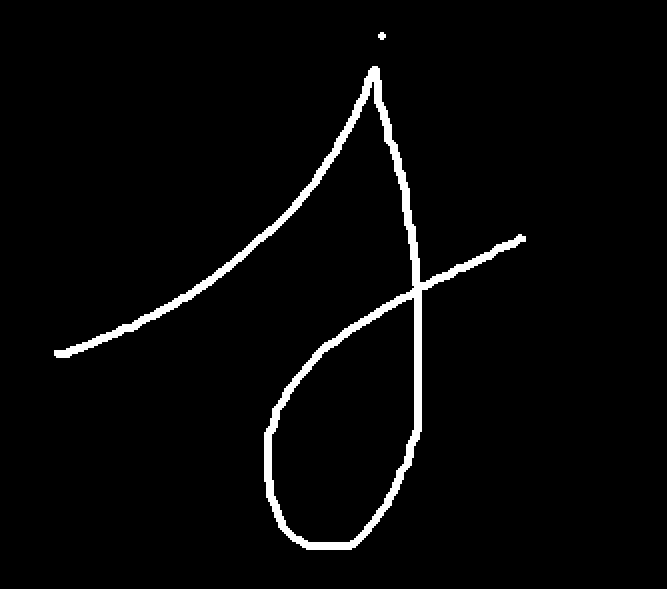
#> input picture Aula11-19maio/draw2.png, 667 x 589 px
$ python ExtracFronteira.py
#> lines starting #> are read from the running program, lines starting #| are printed output that depends on the picture; after the words box and inside, x2 and y2 are one past the last pixel; in counts of white or black regions, pixels touching at a corner belong together
#contorno_A = imag_A - ( A erosao B)
# , onde B é o elemento estruturante 3x3 (quadrado ou cruz)

import cv2
import numpy as np

imagem = cv2.imread("draw2.png")
#> imagem is the input picture: shape (589, 667, 3); 2.9% white; 2 white regions, box (x1, y1, x2, y2) and area: (54, 66, 526, 550) 11508, (378, 32, 386, 40) 48

def deixaCinza(imag):
    if len(imag.shape) < 3:
        return imag
    cinzas = np.zeros((imag.shape[0], imag.shape[1]), dtype=np.uint8)
    for i in range(imag.shape[0]):
        for j in range(imag.shape[1]):
            cinzas[i][j] = int(imag[i][j].sum() / 3)
    return cinzas

def deixaPretoBranco(cinza):
    pretoBranco = np.zeros((cinza.shape[0], cinza.shape[1]), dtype=np.uint8)
    for i in range(cinza.shape[0]):
        for j in range(cinza.shape[1]):
            # se maior que 127, branco (255), senão preto (0)
            if cinza[i][j] > 127:
                pretoBranco[i][j] = 255
            else:
                pretoBranco[i][j] = 0
    return pretoBranco

def erosao(img_binaria):
    altura, largura = img_binaria.shape
#> altura = 589; largura = 667
    img_erodida = np.zeros((altura, largura), dtype=np.uint8)

    # Elemento estruturante 3x3

    for i in range(1, altura - 1):
        for j in range(1, largura - 1):
            # Verifica se todos os pixels na vizinhança 3x3 são brancos
            vizinhança = img_binaria[i-1:i+2, j-1:j+2]
            if np.all(vizinhança == 255):
                img_erodida[i][j] = 255
            else:
                img_erodida[i][j] = 0
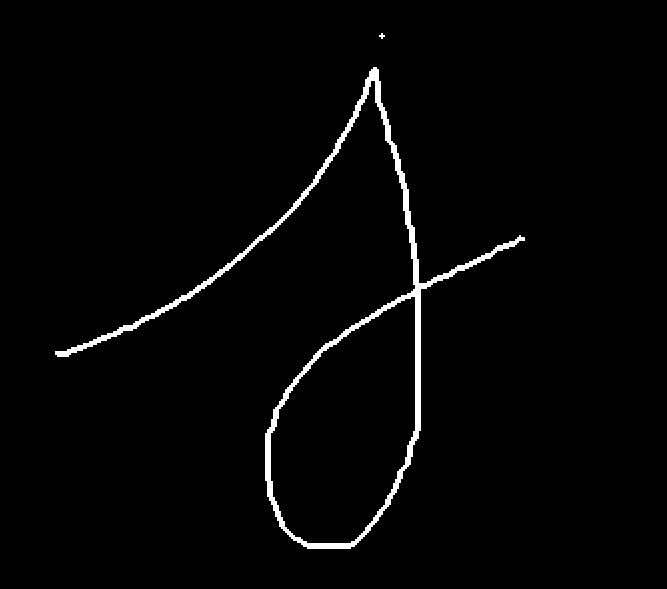
#> img_erodida: shape (589, 667); 2% white; 2 white regions, box (x1, y1, x2, y2) and area: (55, 67, 525, 549) 7876, (379, 33, 385, 39) 20
    return img_erodida

def extrai_contorno(img_original, img_erodida):
    altura, largura = img_original.shape
#> altura = 589; largura = 667
    img_contorno = np.zeros((altura, largura), dtype=np.uint8)

    # Operação: Contorno = Imagem Original - Imagem Erodida
    for i in range(altura):
        for j in range(largura):
            # Subtração manual pixel a pixel
            resultado = int(img_original[i][j]) - int(img_erodida[i][j])
            # Garante que não existam valores negativos (clip entre 0 e 255)
            if resultado < 0:
                img_contorno[i][j] = 0
            else:
                img_contorno[i][j] = np.uint8(resultado)
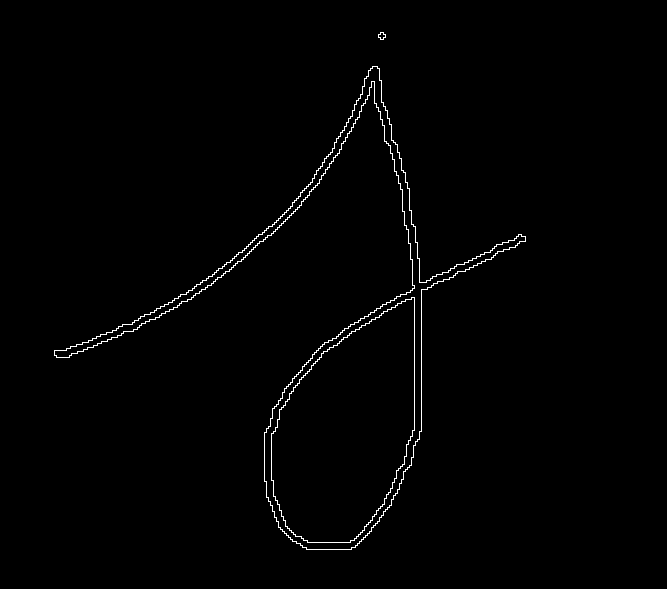
#> img_contorno: shape (589, 667); 0.93% white in thin lines or dots, all inside (x1, y1, x2, y2) = (54, 32, 526, 550)
    return img_contorno


cinza = deixaCinza(imagem)
preto_branco = deixaPretoBranco(cinza)

# 1. Realiza a Erosão (A erosao B)
img_erodida = erosao(preto_branco)

# 2. Realiza a extração do contorno (A - (A erosao B))
contorno = extrai_contorno(preto_branco, img_erodida)

# Resultados
cv2.imshow("Original PB", preto_branco)
cv2.imshow("Erosao", img_erodida)
cv2.imshow("Contorno", contorno)

cv2.waitKey(0)
cv2.destroyAllWindows()
